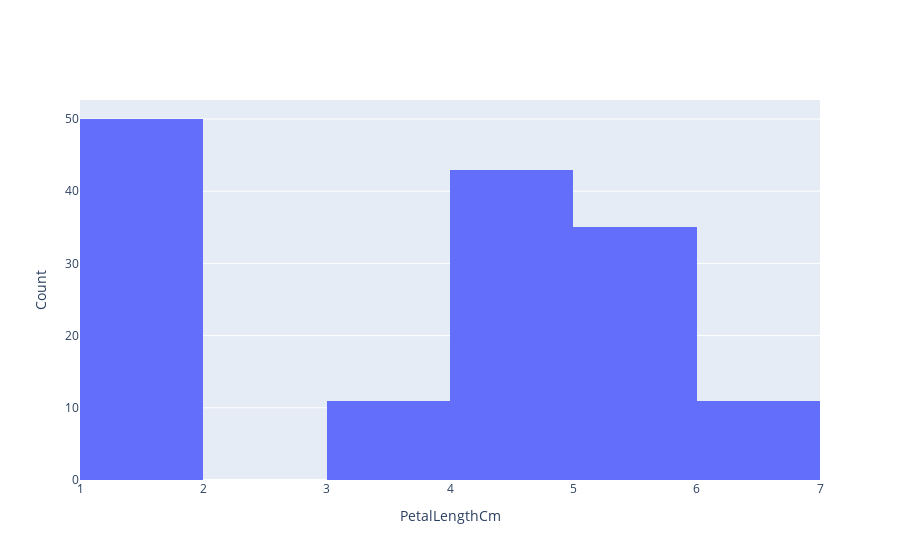

The notebook cell saved with this chart:
### Code cell
import plotly.graph_objects as go

fig = go.Figure()
fig.add_traces(go.Histogram(x= iris['PetalLengthCm'], nbinsx=10)) 
fig.update_layout(xaxis_title="PetalLengthCm", yaxis_title="Count")
fig.show()

## Note: nbinsx specifies the maximum number of bins. 
## Plotly histogram algorihtm will decide the optimal in size such that the histogram
## best visualize the distribution of the data.

### Figure 1 — Plotly figure (JSON) as saved in the notebook; plotly's stock layout.template omitted (floating-point values rounded to 4 significant figures; data arrays with more than 128 entries replaced by an {"elided": "..."} marker saying what was removed)
{"data": [{"nbinsx": 10, "type": "histogram", "x": {"elided": "150 float values"}}], "layout": {"xaxis": {"title": {"text": "PetalLengthCm"}}, "yaxis": {"title": {"text": "Count"}}}}
